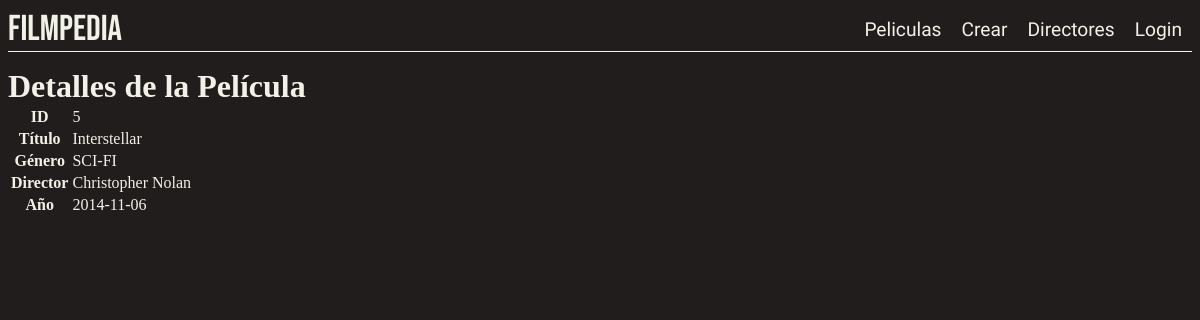
Screenshot of /pelicula/5 with the database file from the repository.
### tables this page shows
CREATE TABLE `peliculas` (
  `id` int(11) NOT NULL,
  `nombre` varchar(255) NOT NULL,
  `fecha_estreno` date DEFAULT NULL,
  `genero` varchar(255) DEFAULT NULL,
  `id_director` int(11) DEFAULT NULL,
  `id_categoria` int(11) DEFAULT NULL
);

CREATE TABLE `directores` (
  `id` int(11) NOT NULL,
  `nombre` varchar(255) NOT NULL,
  `imagen` varchar(50) NOT NULL
);

### app/views/film.view.php (called while the page is built, shortened)
<?php
class FilmView
{
    public function showFilm($film)
    {
        require 'templates/film.phtml';
    }
}

### app/controllers/film.controller.php (called while the page is built, shortened)
<?php
require_once 'app/models/film.model.php';
require_once 'app/views/film.view.php';
class FilmController
{
    private $model;
    private $view;
    public function __construct()
    {
        $this->model = new FilmModel();
        $this->view = new FilmView();
    }
    public function showFilm($id)
    {
        $film = $this->model->getFilm($id);
        if ($film) {
            $film->director_name = $this->model->getDirectorNameById($film->id_director);
        }
        $this->view->showFilm($film);
    }
}

### app/models/config.db.php (called while the page is built, shortened)
<?php
class ConfigModel {
    protected $db;
    public function __construct() {
        $this->db = new PDO(
            "mysql:host=".MYSQL_HOST.";dbname=".MYSQL_DB.";charset=utf8",
            MYSQL_USER,
            MYSQL_PASS
        );
        $this->deploy();
    }
    private function deploy() {
        $query = $this->db->query('SHOW TABLES');
        $tables = $query->fetchAll();
    }
}
?>

### app/models/film.model.php (called while the page is built, shortened)
<?php
require_once 'config.db.php';
class FilmModel extends ConfigModel
{
    public function getFilm($id)
    {
        $query = $this->db->prepare('SELECT * FROM peliculas WHERE id = ?');
        $query->execute([$id]);
        return $query->fetch(PDO::FETCH_OBJ);
    }
}

### templates/film.phtml (the view, shortened to what this page needs)
<?php require('layout/header.phtml') ?>
<!DOCTYPE html>
<html lang="es">
<head>
</head>
<body>
<h1>Detalles de la Película</h1>
<?php if (isset($film)): ?>
    <table>
        <tr>
            <th>ID</th>
            <td><?= htmlspecialchars($film->id) ?></td>
        </tr>
        <tr>
            <th>Título</th>
            <td><?= htmlspecialchars($film->nombre) ?></td>
        </tr>
        <tr>
            <th>Género</th>
            <td><?= htmlspecialchars($film->genero) ?></td>
        </tr>
        <tr>
            <th>Director</th>
            <td><?= htmlspecialchars($film->director_name) ?></td>
        </tr>
        <tr>
            <th>Año</th>
            <td><?= htmlspecialchars($film->fecha_estreno) ?></td>
        </tr>
    </table>
<?php else: ?>
    <p>No se encontraron detalles de la película.</p>
<?php endif; ?>
</body>
</html>

### css/style.css (style rules this page uses)
body { color: #F2F1E8; background-color: #201d1c; }
h1 { margin: 0; }

### rows the page displays
peliculas: id "5", nombre "Interstellar", genero "SCI-FI", id_director.nombre "Christopher Nolan", fecha_estreno "2014-11-06"
